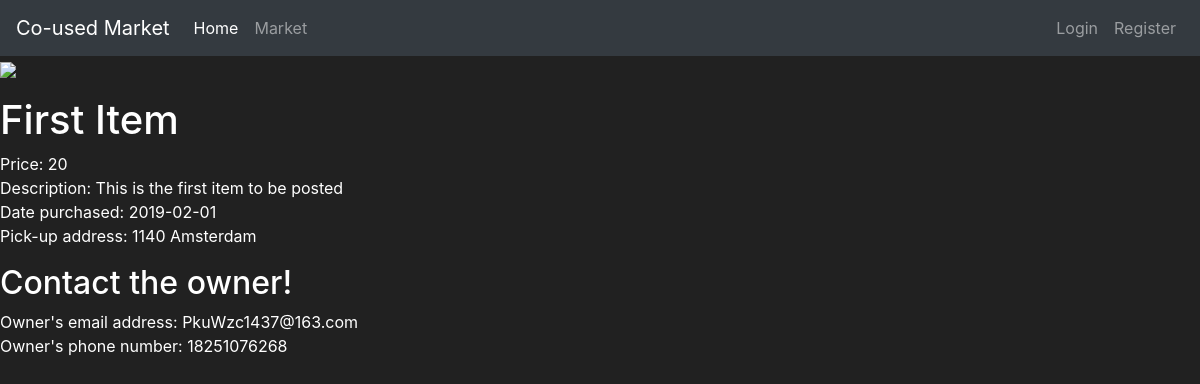
Page /info/2 on the committed database.
### market/models.py (models this page shows)
class Posting(db.Model):
	id = db.Column(db.Integer(), primary_key=True)
	itemname = db.Column(db.String(length=30), nullable=False, unique=False)
	email_address = db.Column(db.String(length=50), nullable=False, unique=True)
	phone = db.Column(db.String(length=15), nullable=False, unique=False)
	date = db.Column(db.String(length=10), nullable=True, unique=False)
	pick_address = db.Column(db.String(length=30), nullable=False, unique=False)
	price = db.Column(db.Integer(), nullable=False)
	description = db.Column(db.String(length=300), nullable=False, unique=False)
	image = db.Column(db.String(length=100), nullable=True, unique=True)

### market/routes.py (the view)
@app.route('/info/<string:id>', methods=['GET', 'POST'])
def info_page(id):
    form = UploadForm()
    posting = Posting.query.filter_by(id=int(id)).one()
    return render_template('moreinfo.html', form=form, posting=posting)

### market/templates/moreinfo.html (shortened to what this page needs)
{% extends 'base.html' %}
{% block content %}
  <body>
    <p>
       <img src="https://m.media-amazon.com/images/I/61uKv7-GVJL._CR224,0,576,576_UX256.jpg">
     </p>
    <h1>
      {{ posting.itemname }}
    </h1>
    <p>
      Price: {{posting.price}}<br>
      Description: {{ posting.description }} <br>
      Date purchased: {{posting.date}} <br>
      Pick-up address: {{ posting.pick_address }}
    </p>
    <h2>
      Contact the owner!
    </h2>
    <p>
      Owner's email address: {{ posting.email_address }}<br>
      Owner's phone number: {{ posting.phone }}<br>
    </p>
  </body>
{% endblock %}

### market/templates/base.html (style rules this page uses)
body { background-color: #212121; color: white }

### rows in the picture
Posting: itemname "First Item", price "20", description "This is the first item to be posted", date "2019-02-01", pick_address "1140 Amsterdam", email_address "PkuWzc1437@163.com", phone "18251076268"
